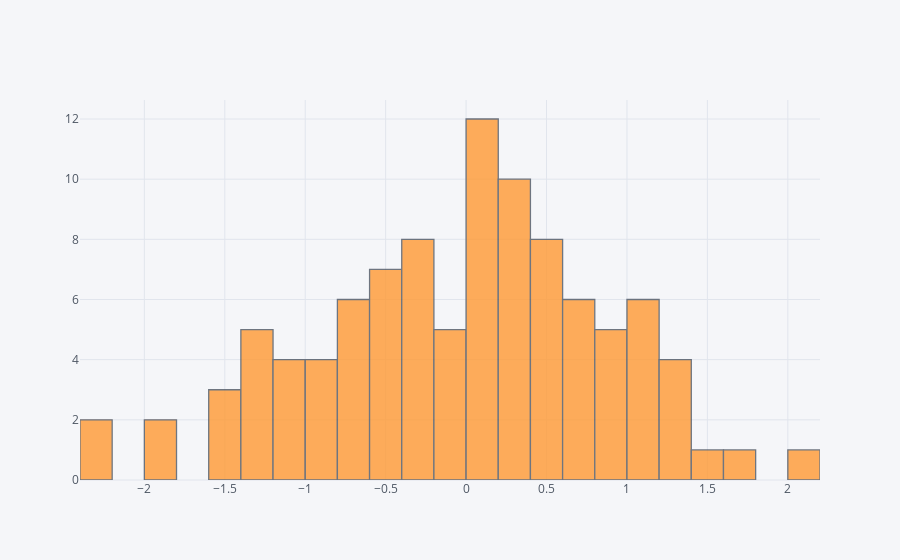

Source (notebook cell):
### Markdown cell above
## histogram

### Code cell
df['A'].iplot(kind='hist',bins=25)

### Figure 1 — Plotly figure (JSON) as saved in the notebook; plotly's stock layout.template omitted (floating-point values rounded to 4 significant figures)
{"data": [{"histfunc": "count", "histnorm": "", "marker": {"color": "rgba(255, 153, 51, 1.0)", "line": {"color": "#4D5663", "width": 1.3}}, "name": "A", "nbinsx": 25, "opacity": 0.8, "orientation": "v", "type": "histogram", "uid": "fa8fc52e-5d50-43d2-b5bd-8c7be9838502", "x": [0.1301, 0.8063, -0.4787, 0.9528, -0.3195, -0.08027, -0.5268, -0.3069, 0.1742, -1.438, 0.01978, -1.824, 0.2116, -2.38, 2.092, 0.3312, -0.4135, -0.7177, 1.472, -0.7931, 0.5787, -1.213, 1.183, 0.04427, -0.377, 0.521, 0.1739, 0.2104, 0.7608, 1.011, 0.7553, -0.3067, -0.6278, 1.225, 0.8215, -0.3321, -0.523, 1.64, 1.308, 0.008153, 0.3386, 0.2417, 0.7987, -1.394, 0.9947, 0.2108, 1.225, 1.243, 0.0105, 0.4056, -0.3609, 0.2157, 0.756, 1.047, -1.243, 0.2775, 0.5825, -1.014, 0.05065, -1.312, 0.06165, -1.445, -0.5311, -1.117, -0.7158, -0.1836, -0.7268, -1.092, 0.3698, -0.8933, -0.2536, 0.6101, -0.5238, -0.04779, -1.441, -0.8963, 0.4215, 0.05178, -0.106, 0.7882, 1.07, 0.2914, 0.54, -0.7688, -0.5788, 0.8489, 0.04298, 0.4703, -1.103, -1.228, -0.9593, 0.1629, -0.07059, -2.254, -1.848, -0.9631, 1.101, 1.147, 0.4464, -0.2156]}], "layout": {"barmode": "overlay", "legend": {"bgcolor": "#F5F6F9", "font": {"color": "#4D5663"}}, "paper_bgcolor": "#F5F6F9", "plot_bgcolor": "#F5F6F9", "title": {"font": {"color": "#4D5663"}}, "xaxis": {"gridcolor": "#E1E5ED", "showgrid": true, "tickfont": {"color": "#4D5663"}, "title": {"font": {"color": "#4D5663"}, "text": ""}, "zerolinecolor": "#E1E5ED"}, "yaxis": {"gridcolor": "#E1E5ED", "showgrid": true, "tickfont": {"color": "#4D5663"}, "title": {"font": {"color": "#4D5663"}, "text": ""}, "zerolinecolor": "#E1E5ED"}}}
